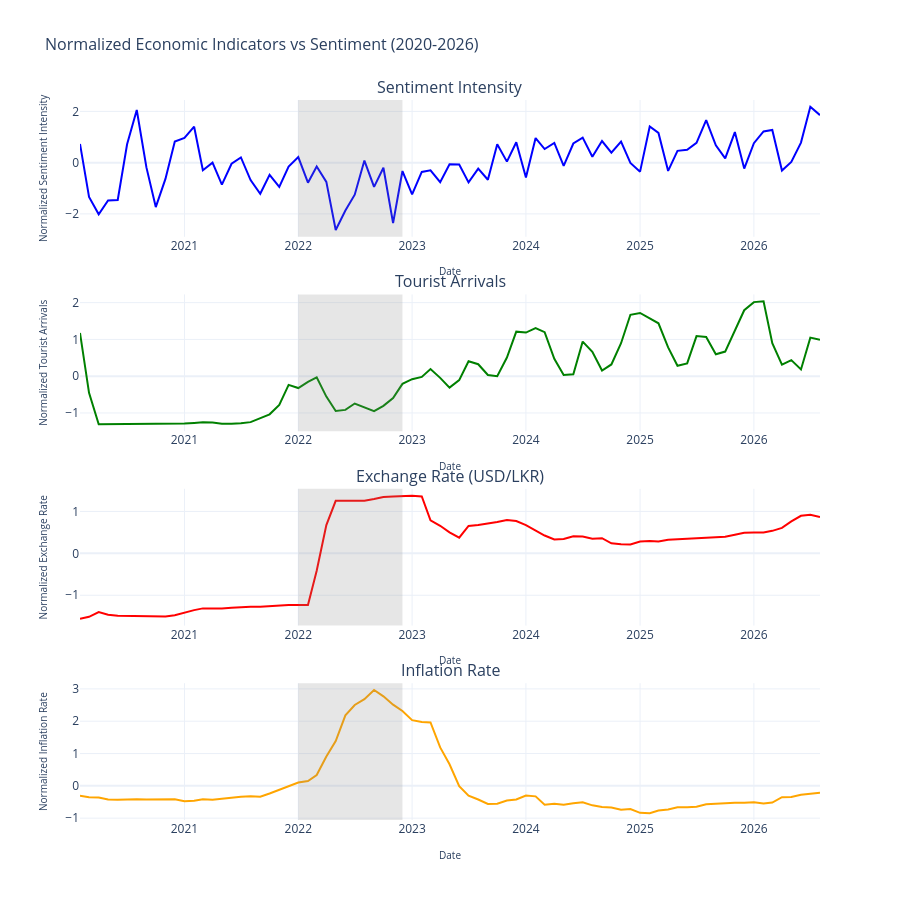

Notebook cell for this chart:
### Markdown cell above
5.1 Multi-Indicator Timeline

### Code cell
# Normalize data for comparison
merged_df_copy = merged_df.dropna(subset=['usd_lkr_rate', 'inflation_rate']).copy()

# Create normalized columns
merged_df_copy['tourist_norm'] = (merged_df_copy['tourist_arrivals'] - 
                                   merged_df_copy['tourist_arrivals'].mean()) / merged_df_copy['tourist_arrivals'].std()
merged_df_copy['exchange_norm'] = (merged_df_copy['usd_lkr_rate'] - 
                                    merged_df_copy['usd_lkr_rate'].mean()) / merged_df_copy['usd_lkr_rate'].std()
merged_df_copy['inflation_norm'] = (merged_df_copy['inflation_rate'] - 
                                     merged_df_copy['inflation_rate'].mean()) / merged_df_copy['inflation_rate'].std()
merged_df_copy['sentiment_norm'] = (merged_df_copy['sentiment_intensity'] - 
                                     merged_df_copy['sentiment_intensity'].mean()) / merged_df_copy['sentiment_intensity'].std()

fig = make_subplots(rows=4, cols=1, 
                    subplot_titles=('Sentiment Intensity', 'Tourist Arrivals', 
                                   'Exchange Rate (USD/LKR)', 'Inflation Rate'),
                    vertical_spacing=0.08)

# Sentiment
fig.add_trace(
    go.Scatter(
        x=merged_df_copy['year_month'],
        y=merged_df_copy['sentiment_norm'],
        name='Sentiment',
        line=dict(color='blue', width=2)
    ),
    row=1, col=1
)

# Tourism
fig.add_trace(
    go.Scatter(
        x=merged_df_copy['year_month'],
        y=merged_df_copy['tourist_norm'],
        name='Tourism',
        line=dict(color='green', width=2)
    ),
    row=2, col=1
)

# Exchange Rate
fig.add_trace(
    go.Scatter(
        x=merged_df_copy['year_month'],
        y=merged_df_copy['exchange_norm'],
        name='Exchange Rate',
        line=dict(color='red', width=2)
    ),
    row=3, col=1
)

# Inflation
fig.add_trace(
    go.Scatter(
        x=merged_df_copy['year_month'],
        y=merged_df_copy['inflation_norm'],
        name='Inflation',
        line=dict(color='orange', width=2)
    ),
    row=4, col=1
)

# Axis titles for each graph
subplot_labels = [
    ('Date', 'Normalized Sentiment Intensity'),
    ('Date', 'Normalized Tourist Arrivals'),
    ('Date', 'Normalized Exchange Rate'),
    ('Date', 'Normalized Inflation Rate')
]

for row, (x_title, y_title) in enumerate(subplot_labels, start=1):
    fig.update_xaxes(title_text=x_title, row=row, col=1, title_font_size=10)
    fig.update_yaxes(title_text=y_title, row=row, col=1, title_font_size=10)

# Add crisis highlight
fig.add_vrect(x0="2022-01", x1="2022-12",
              fillcolor="gray", opacity=0.2, line_width=0)

fig.update_layout(height=900, 
                  showlegend=False,
                  template='plotly_white',
                  title_text="Normalized Economic Indicators vs Sentiment (2020-2026)",
                  title_font_size=16)

fig.update_xaxes(title_text="Date", row=4, col=1)
fig.show()
